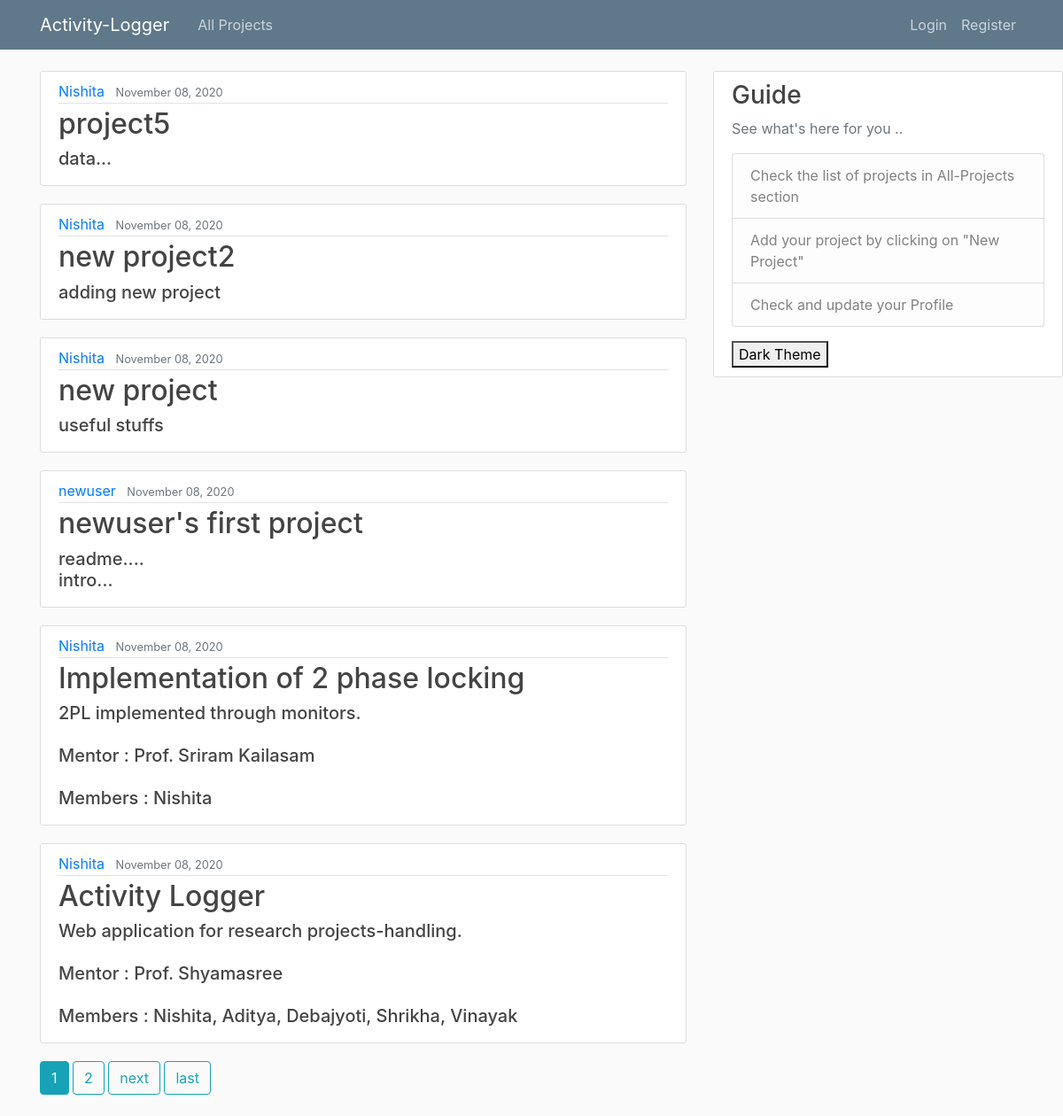
The app's page /, older data.
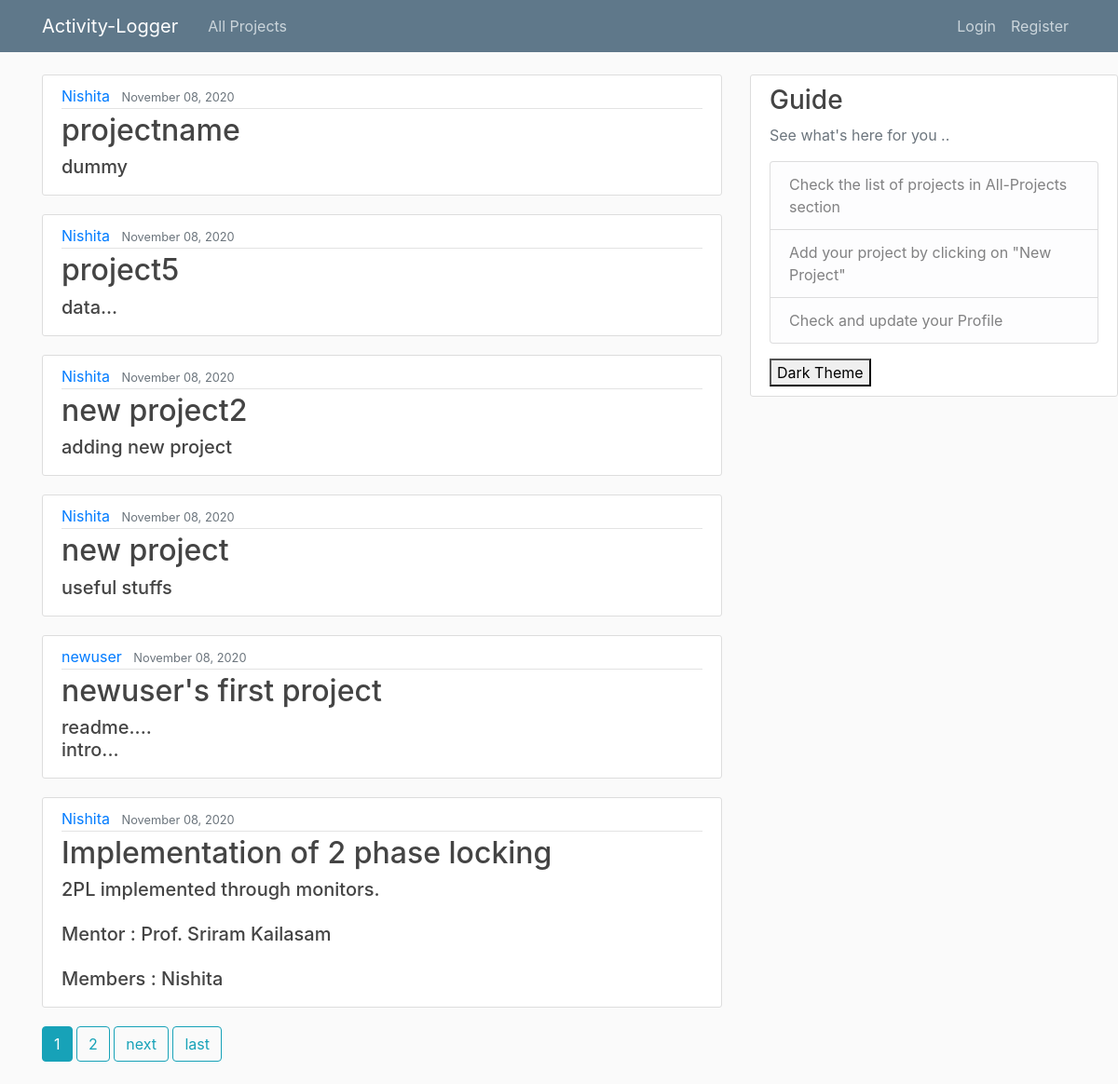
The same page, newer data.
### blog/models.py (models this page shows, shortened)
class Post(models.Model):
	title = models.CharField(max_length=100)
	content = models.TextField()
	coPI = models.CharField(max_length=100, blank=True, default='')
	member1 = models.CharField(max_length=100, blank=True, default='')
	member2 = models.CharField(max_length=100, blank=True, default='')
	member3 = models.CharField(max_length=100, blank=True, default='')
	member4 = models.CharField(max_length=100, blank=True, default='')
	member5 = models.CharField(max_length=100, blank=True, default='')
	date = models.DateTimeField(default=timezone.now)
	author = models.ForeignKey(User, on_delete=models.CASCADE)

### blog/views.py (the view)
# urls.py: path('', PostListView.as_view(), name='blog-home'),
class PostListView(ListView):
	model = Post
	template_name = 'blog/home.html'
	context_object_name = 'posts'
	ordering = ['-date']
	paginate_by = 6

### blog/templates/blog/home.html (shortened to what this page needs)
{% extends "blog/base.html" %}
{% block content %}
	{% for post in posts %}
		<article class="media content-section">
		  <div class="media-body">
		    <div class="article-metadata">
		      <a class="mr-2" href="{% url 'user-posts' post.author.username %}">{{ post.author }}</a>
		      <small class="text-muted">{{ post.date|date:"F d, Y" }}</small>
		    </div>
		    <h2><a class="article-title" href="{% url 'post-detail' post.id %} ">{{ post.title }}</a></h2>
		    <h5 class="article-content"  >{{ post.content }}</h5>
		     </div>
		</article>
	{% endfor %}
	{% if is_paginated %}
		{% for num in page_obj.paginator.page_range %}
			{% if page_obj.number == num %}
				<a class="btn btn-info mb-4" href="?page= {{ num }} "> {{ num }}  </a>
			{% elif num > page_obj.number|add:'-3' and num < page_obj.number|add:'3' %}
				<a class="btn btn-outline-info mb-4" href="?page= {{ num }} "> {{ num }}  </a>
			{% endif %}
		{% endfor %}
		{% if page_obj.has_next %}
			<a class="btn btn-outline-info mb-4" href="?page={{ page_obj.next_page_number }} "> next </a>
			<a class="btn btn-outline-info mb-4" href="?page= {{ page_obj.paginator.num_pages }} "> last  </a>
		{% endif %}
	{% endif %}
{% endblock content %}

### blog/templates/blog/base.html (shortened to what this page needs)
{% load static %}
<!DOCTYPE html>
<html>
<head>
    <link rel="stylesheet" href="https://stackpath.bootstrapcdn.com/bootstrap/4.3.1/css/bootstrap.min.css">
    <link rel="stylesheet" type="text/css" href="{% static 'blog/main.css' %} ">
</head>
<body>
	<header class="site-header">
	  <nav class="navbar navbar-expand-md navbar-dark bg-steel fixed-top">
	    <div class="container">
	      <a class="navbar-brand mr-4" href=" {% url 'blog-welcome' %} ">Activity-Logger</a>
	      <div class="collapse navbar-collapse" id="navbarToggle">
	        <div class="navbar-nav mr-auto">
	          <a class="nav-item nav-link" href=" {% url 'blog-home' %} ">All Projects</a>
	        </div>
	        <div class="navbar-nav">
	        	{% if user.is_authenticated %}
	        		<a class="nav-item nav-link" href="{% url 'post-create' %}">New Project</a>
	        		<a class="nav-item nav-link" href="{% url 'logout' %}">Logout</a>
	        		<a class="nav-item nav-link" href="{% url 'profile' %}">My Profile</a>
	        	{% else %}
		          <a class="nav-item nav-link" href="{% url 'login' %}">Login</a>
		          <a class="nav-item nav-link" href="{% url 'register' %}">Register</a>
		        {% endif %}
	        </div>
	      </div>
	    </div>
	  </nav>
	</header>
	<main role="main" class="container">
	  <div class="row">
	    <div class="col-md-8">
	    	{% block content %}
	    	{% endblock %}
	    </div>
	    <div class="col-md-4">
	      <div class="content-section fixedsidebar">
	        <h3>Guide</h3>
	        <p class='text-muted'>See what's here for you ..
	          <ul class="list-group">
	            <li class="list-group-item list-group-item-light">Check the list of projects in  All-Projects section</li>
	            <li class="list-group-item list-group-item-light">Add your project by clicking on "New Project"</li>
	            <li class="list-group-item list-group-item-light">Check and update your Profile</li>
	          </ul>
	        </p>
	         <button onclick="myFunction()">Dark Theme</button>
	      </div>
	    </div>
	  </div>
	</main>
</body>
</html>

### blog/static/blog/main.css (style rules this page uses)
body { background: #fafafa; color: #333333; margin-top: 5rem; }
h1, h2, h3, h4, h5, h6 { color: #444444; }
ul { margin: 0; }
.bg-steel { background-color: #5f788a; }
.site-header .navbar-nav .nav-link { color: #cbd5db; }
.content-section { background: #ffffff; padding: 10px 20px; border: 1px solid #dddddd; border-radius: 3px; margin-bottom: 20px; }
.article-title { color: #444444; }
.article-content { white-space: pre-line; }
.article-metadata { padding-bottom: 1px; margin-bottom: 4px; border-bottom: 1px solid #e3e3e3 }

### blog/templates/blog/base.html (style rules this page uses)
.fixedsidebar { position: fixed; }

Row changes from the older to the newer data that the page shows:
no longer on this page (row unchanged): Post: author "Nishita", date "November 08, 2020", title "Activity Logger", content "Web application for research projects-handling. Mentor : Prof. Shyamasree Members : Nishita, Aditya, Debajyoti, Shrikha, Vinayak"
added Post: author "Nishita", date "November 08, 2020", title "projectname", content "dummy"
